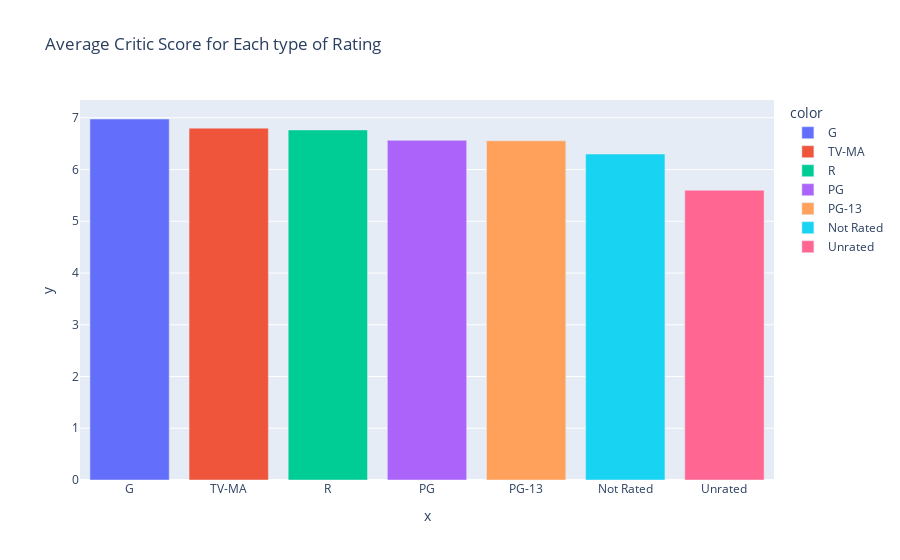

Here is the notebook cell this chart was saved with:
### Code cell
# what were the average ratings for each certificate

df.groupby('Certificate')['Rating'].mean().sort_values(ascending=False)


fig = px.bar(df.groupby('Certificate')['Rating'].mean().sort_values(ascending=False), x=df.groupby('Certificate')['Rating'].mean().sort_values(ascending=False).index, y=df.groupby('Certificate')['Rating'].mean().sort_values(ascending=False).values, color=df.groupby('Certificate')['Rating'].mean().sort_values(ascending=False).index, title='Average Critic Score for Each type of Rating')

fig.show()

### Figure 1 — Plotly figure (JSON) as saved in the notebook; plotly's stock layout.template omitted (floating-point values rounded to 4 significant figures)
{"data": [{"alignmentgroup": "True", "hovertemplate": "color=G<br>x=%{x}<br>y=%{y}<extra></extra>", "legendgroup": "G", "marker": {"color": "#636efa", "pattern": {"shape": ""}}, "name": "G", "offsetgroup": "G", "orientation": "v", "showlegend": true, "textposition": "auto", "type": "bar", "x": ["G"], "xaxis": "x", "y": [6.976], "yaxis": "y"}, {"alignmentgroup": "True", "hovertemplate": "color=TV-MA<br>x=%{x}<br>y=%{y}<extra></extra>", "legendgroup": "TV-MA", "marker": {"color": "#EF553B", "pattern": {"shape": ""}}, "name": "TV-MA", "offsetgroup": "TV-MA", "orientation": "v", "showlegend": true, "textposition": "auto", "type": "bar", "x": ["TV-MA"], "xaxis": "x", "y": [6.8], "yaxis": "y"}, {"alignmentgroup": "True", "hovertemplate": "color=R<br>x=%{x}<br>y=%{y}<extra></extra>", "legendgroup": "R", "marker": {"color": "#00cc96", "pattern": {"shape": ""}}, "name": "R", "offsetgroup": "R", "orientation": "v", "showlegend": true, "textposition": "auto", "type": "bar", "x": ["R"], "xaxis": "x", "y": [6.764], "yaxis": "y"}, {"alignmentgroup": "True", "hovertemplate": "color=PG<br>x=%{x}<br>y=%{y}<extra></extra>", "legendgroup": "PG", "marker": {"color": "#ab63fa", "pattern": {"shape": ""}}, "name": "PG", "offsetgroup": "PG", "orientation": "v", "showlegend": true, "textposition": "auto", "type": "bar", "x": ["PG"], "xaxis": "x", "y": [6.564], "yaxis": "y"}, {"alignmentgroup": "True", "hovertemplate": "color=PG-13<br>x=%{x}<br>y=%{y}<extra></extra>", "legendgroup": "PG-13", "marker": {"color": "#FFA15A", "pattern": {"shape": ""}}, "name": "PG-13", "offsetgroup": "PG-13", "orientation": "v", "showlegend": true, "textposition": "auto", "type": "bar", "x": ["PG-13"], "xaxis": "x", "y": [6.555], "yaxis": "y"}, {"alignmentgroup": "True", "hovertemplate": "color=Not Rated<br>x=%{x}<br>y=%{y}<extra></extra>", "legendgroup": "Not Rated", "marker": {"color": "#19d3f3", "pattern": {"shape": ""}}, "name": "Not Rated", "offsetgroup": "Not Rated", "orientation": "v", "showlegend": true, "textposition": "auto", "type": "bar", "x": ["Not Rated"], "xaxis": "x", "y": [6.3], "yaxis": "y"}, {"alignmentgroup": "True", "hovertemplate": "color=Unrated<br>x=%{x}<br>y=%{y}<extra></extra>", "legendgroup": "Unrated", "marker": {"color": "#FF6692", "pattern": {"shape": ""}}, "name": "Unrated", "offsetgroup": "Unrated", "orientation": "v", "showlegend": true, "textposition": "auto", "type": "bar", "x": ["Unrated"], "xaxis": "x", "y": [5.6], "yaxis": "y"}], "layout": {"barmode": "relative", "legend": {"title": {"text": "color"}, "tracegroupgap": 0}, "title": {"text": "Average Critic Score for Each type of Rating"}, "xaxis": {"anchor": "y", "domain": [0, 1], "title": {"text": "x"}}, "yaxis": {"anchor": "x", "domain": [0, 1], "title": {"text": "y"}}}}
